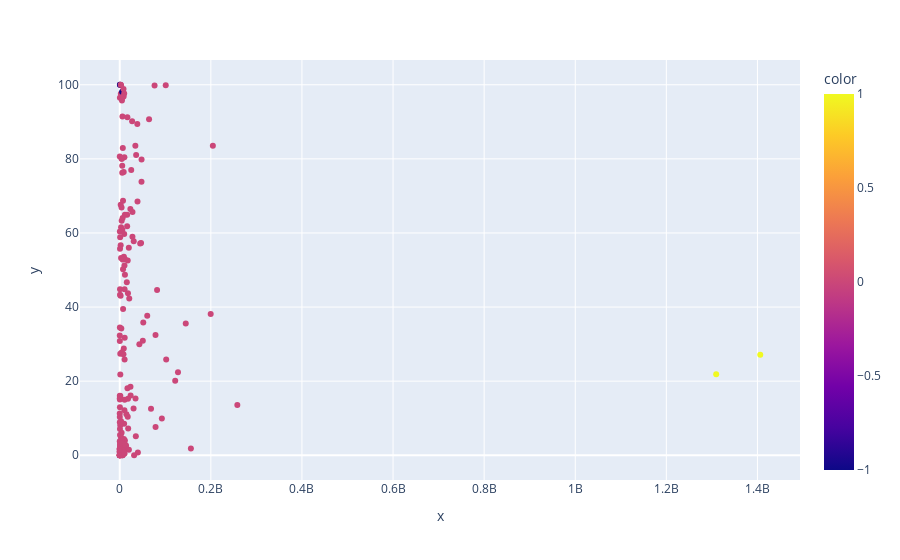

Here is the notebook cell this chart was saved with:
### Code cell
fig = px.scatter(x=df["population"], y=df["low_carbon_share_elec"], color=df['cluster2'])
fig.show()

### Figure 1 — Plotly figure (JSON) as saved in the notebook; plotly's stock layout.template omitted (floating-point values rounded to 4 significant figures; data arrays with more than 128 entries replaced by an {"elided": "..."} marker saying what was removed)
{"data": [{"hovertemplate": "x=%{x}<br>y=%{y}<br>color=%{marker.color}<extra></extra>", "legendgroup": "", "marker": {"color": {"elided": "182 int values"}, "coloraxis": "coloraxis", "symbol": "circle"}, "mode": "markers", "name": "", "orientation": "v", "showlegend": false, "type": "scatter", "x": {"elided": "182 float values"}, "xaxis": "x", "y": {"elided": "182 float values"}, "yaxis": "y"}], "layout": {"coloraxis": {"colorbar": {"title": {"text": "color"}}, "colorscale": [[0, "#0d0887"], [0.1111, "#46039f"], [0.2222, "#7201a8"], [0.3333, "#9c179e"], [0.4444, "#bd3786"], [0.5556, "#d8576b"], [0.6667, "#ed7953"], [0.7778, "#fb9f3a"], [0.8889, "#fdca26"], [1, "#f0f921"]]}, "legend": {"tracegroupgap": 0}, "margin": {"t": 60}, "xaxis": {"anchor": "y", "domain": [0, 1], "title": {"text": "x"}}, "yaxis": {"anchor": "x", "domain": [0, 1], "title": {"text": "y"}}}}
